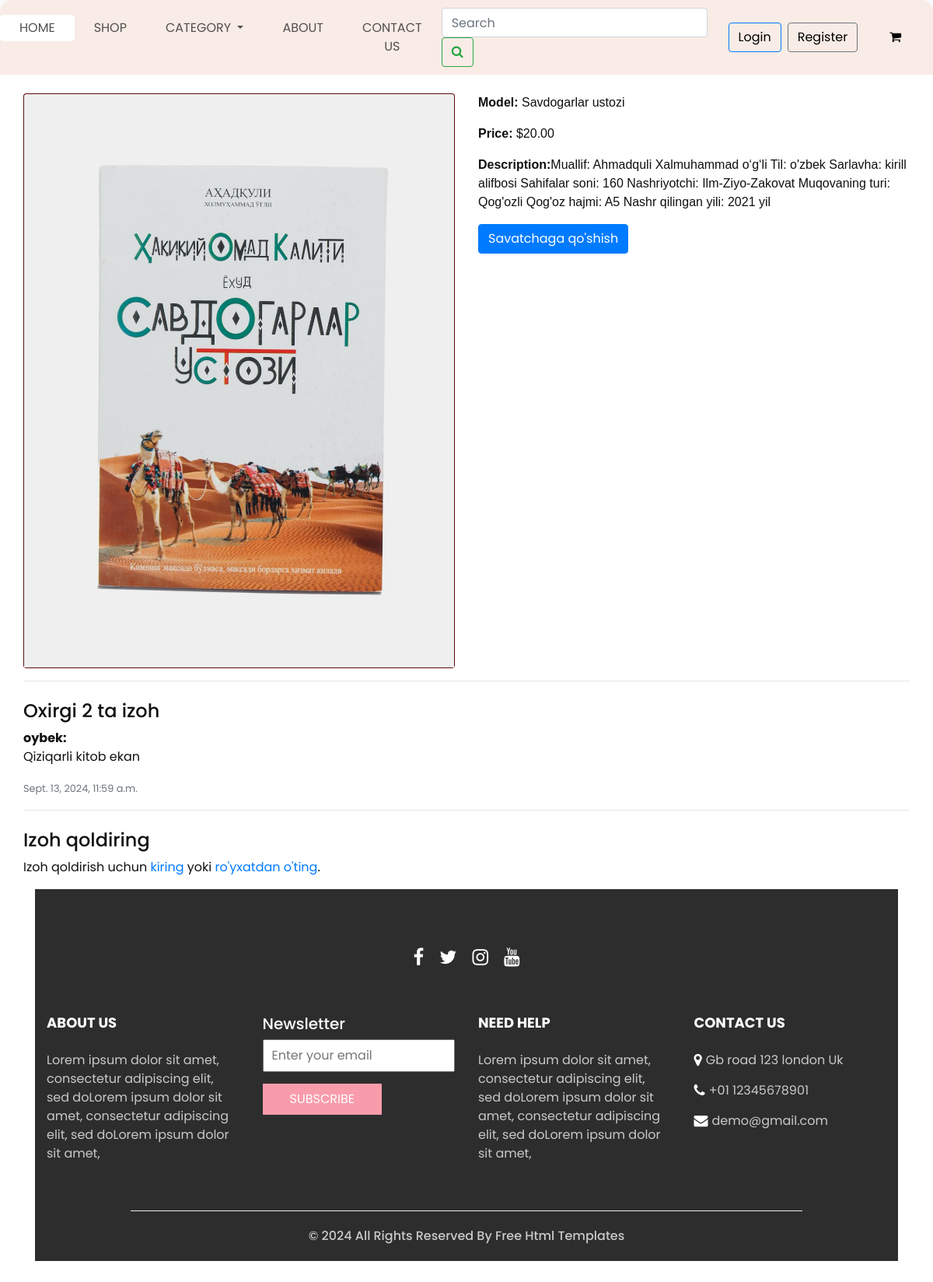
/detail/6/, run on the app's committed database.
### main/models.py (models this page shows, shortened)
class Product(models.Model):
    name = models.CharField(max_length=100)
    description = models.TextField()
    price = models.DecimalField(max_digits=10, decimal_places=2)
    category = models.ForeignKey(Category, related_name='products', on_delete=models.CASCADE)
    added_at = models.DateTimeField(auto_now_add=True)
    image = models.ImageField(upload_to='product_images/')
    is_new = models.BooleanField(default=False)  # New product flag

class Comment(models.Model):
    product = models.ForeignKey(Product, on_delete=models.CASCADE, related_name='comments')
    user = models.ForeignKey(User, on_delete=models.SET_NULL, null=True, blank=True)  # Foydalanuvchi majburiy emas
    text = models.TextField()
    created_at = models.DateTimeField(auto_now_add=True)

### main/views.py (the view)
# urls.py: path('detail/<int:id>/', detail, name='detail'),
def detail(request, id):
    product = get_object_or_404(Product, id=id)
    comments = product.comments.order_by('-created_at')[:2]
    if request.method == 'POST':
        form = CommentForm(request.POST)
        if form.is_valid():
            comment = form.save(commit=False)
            if request.user.is_authenticated:
                comment.user = request.user
            comment.product = product
            comment.save()
            return redirect('main:detail', id=product.id)
    else:
        form = CommentForm()
    context = {
        'product': product,
        'comments': comments,
        'form': form
    }
    return render(request, 'product_detail.html', context)

### main/forms.py
class CommentForm(forms.ModelForm):
    class Meta:
        model = Comment
        fields = ['text']  # 'name' va 'email' maydonlari olib tashlangan

### templates/product_detail.html
{% extends 'base.html' %}
{% block content %}
<div class="container mt-4">
    <div class="row">
        <div class="col-md-6">
            <div class="card" style="background-color: #6e0f0f;">
                <img src="{{ product.image.url }}" alt="{{ product.name }}" class="img-fluid card-img-top">
            </div>
        </div>
        <div class="col-md-6">
            <p style="font-size: 16px; font-family: 'Calibri', sans-serif;">
                <strong>Model:</strong> {{ product.name }}
            </p>
            <p style="font-size: 16px; font-family: 'Calibri', sans-serif;">
                <strong>Price:</strong> ${{ product.price }}
            </p>
            <p style="font-size: 16px; font-family: 'Calibri', sans-serif;">
                <strong>Description:</strong>{{ product.description }}
            </p>
              <a href="{% url 'main:add_to_cart' product.id %}" class="btn btn-primary">Savatchaga qo'shish</a>
        </div>
    </div>
    <hr>
    <div class="comments-section mt-4">
        <h4>Oxirgi 2 ta izoh</h4>
        <ul class="list-unstyled">
            {% for comment in comments %}
            <li class="mb-3">
                <strong>
                    {% if comment.name %}
                        {{ comment.name }}:
                    {% elif comment.user %}
                        {{ comment.user.username }}:
                    {% else %}
                        Anonim:
                    {% endif %}
                </strong>
                <p>{{ comment.text }}</p>
                <small class="text-muted">{{ comment.created_at }}</small>
            </li>
            {% empty %}
                <li>Izohlar mavjud emas.</li>
            {% endfor %}
        </ul>
    </div>
    <hr>
    <div class="leave-comment mt-4">
        <h4>Izoh qoldiring</h4>
        {% if user.is_authenticated %}
            <form method="post" class="p-3" style="border: 1px solid #ccc; border-radius: 5px;">
                {% csrf_token %}
                {{ form.text.errors }}
                <textarea name="text" class="form-control" placeholder="Izohingizni yozing" rows="3" style="resize: none;"></textarea>
                <button type="submit" class="btn btn-primary mt-2">Izoh qoldirish</button>
            </form>
        {% else %}
            <p>Izoh qoldirish uchun <a href="{% url 'main:login' %}">kiring</a> yoki <a href="{% url 'main:register' %}">ro'yxatdan o'ting</a>.</p>
        {% endif %}
    </div>
</div>
{% endblock %}

### templates/base.html (shortened to what this page needs)
<!DOCTYPE html>
<html lang="en">
<head>
    <link rel="stylesheet" type="text/css" href="https://cdnjs.cloudflare.com/ajax/libs/OwlCarousel2/2.3.4/assets/owl.carousel.min.css" />
    <link rel="stylesheet" type="text/css" href="/static/css/bootstrap.css" />
    <link href="/static/css/style.css" rel="stylesheet" />
    <link href="/static/css/responsive.css" rel="stylesheet" />
</head>
<body>
    <header class="header_section">
        <nav class="navbar navbar-expand-lg navbar-light bg-light custom_nav-container w-100">
            <div class="collapse navbar-collapse" id="navbarSupportedContent">
                <ul class="navbar-nav mr-auto">
                    <li class="nav-item active">
                        <a class="nav-link" href="/">Home <span class="sr-only">(current)</span></a>
                    </li>
                    <li class="nav-item">
                        <a class="nav-link" href="/shop/">Shop</a>
                    </li>
                    <li class="nav-item dropdown">
                        <a class="nav-link dropdown-toggle" href="#" id="navbarDropdown" role="button" data-toggle="dropdown" aria-haspopup="true" aria-expanded="false">
                            {% if selected_category %}
                                {{ selected_category.name }}
                            {% else %}
                                Category
                            {% endif %}
                        </a>
                    </li>
                    <li class="nav-item">
                        <a class="nav-link" href="/about/">About</a>
                    </li>
                    <li class="nav-item">
                        <a class="nav-link" href="/contact/">Contact Us</a>
                    </li>
                </ul>
                <form class="form-inline mx-auto">
                    <input class="form-control mr-sm-2" type="search" placeholder="Search" aria-label="Search">
                    <button class="btn btn-outline-success my-2 my-sm-0" type="submit">
                        <i class="fa fa-search" aria-hidden="true"></i>
                    </button>
                </form>
                <div class="user_option ml-auto d-flex">
                    {% if user.is_authenticated %}
                        <form method="POST" action="{% url 'main:logout' %}">
                            {% csrf_token %}
                            <button type="submit" class="btn btn-outline-danger mr-2">
                                <i class="fa fa-sign-out" aria-hidden="true"></i> Logout
                            </button>
                        </form>
                    {% else %}
                        <a href="{% url 'main:login' %}" class="btn btn-outline-primary mr-2">Login</a>
                        <a href="{% url 'main:register' %}" class="btn btn-outline-secondary">Register</a>
                    {% endif %}
                    <a href="/cart/" class="nav-link">
                        <i class="fa fa-shopping-cart" aria-hidden="true"></i>
                    </a>
                </div>
            </div>
        </nav>
    </header>
    <main>
        {% block content %}
        {% endblock %}
    </main>
    <section class="info_section  layout_padding2-top">
        <div class="social_container">
            <div class="social_box">
                <a href="">
                    <i class="fa fa-facebook" aria-hidden="true"></i>
                </a>
                <a href="">
                    <i class="fa fa-twitter" aria-hidden="true"></i>
                </a>
                <a href="">
                    <i class="fa fa-instagram" aria-hidden="true"></i>
                </a>
                <a href="">
                    <i class="fa fa-youtube" aria-hidden="true"></i>
                </a>
            </div>
        </div>
        <div class="info_container ">
            <div class="container">
                <div class="row">
                    <div class="col-md-6 col-lg-3">
                        <h6>ABOUT US</h6>
                        <p>Lorem ipsum dolor sit amet, consectetur adipiscing elit, sed doLorem ipsum dolor sit amet, consectetur adipiscing elit, sed doLorem ipsum dolor sit amet,</p>
                    </div>
                    <div class="col-md-6 col-lg-3">
                        <div class="info_form ">
                            <h5>Newsletter</h5>
                            <form action="#">
                                <input type="email" placeholder="Enter your email">
                                <button>Subscribe</button>
                            </form>
                        </div>
                    </div>
                    <div class="col-md-6 col-lg-3">
                        <h6>NEED HELP</h6>
                        <p>Lorem ipsum dolor sit amet, consectetur adipiscing elit, sed doLorem ipsum dolor sit amet, consectetur adipiscing elit, sed doLorem ipsum dolor sit amet,</p>
                    </div>
                    <div class="col-md-6 col-lg-3">
                        <h6>CONTACT US</h6>
                        <div class="info_link-box">
                            <a href="">
                                <i class="fa fa-map-marker" aria-hidden="true"></i>
                                <span> Gb road 123 london Uk </span>
                            </a>
                            <a href="">
                                <i class="fa fa-phone" aria-hidden="true"></i>
                                <span>+01 12345678901</span>
                            </a>
                            <a href="">
                                <i class="fa fa-envelope" aria-hidden="true"></i>
                                <span> demo@gmail.com</span>
                            </a>
                        </div>
                    </div>
                </div>
            </div>
        </div>
        <footer class="footer_section">
            <div class="container">
                <p>&copy; <span id="displayYear"></span> All Rights Reserved By
                    <a href="https://html.design/">Free Html Templates</a>
                </p>
            </div>
        </footer>
    </section>
</body>
</html>

### static/css/style.css (style rules this page uses)
body { font-family: "poppins", sans-serif; color: #101010; background-color: #ffffff; }
.layout_padding2-top { padding-top: 45px; }
#navbarSupportedContent { width: 100%; background-color: #f9ece6; -webkit-box-pack: center; -ms-flex-pack: center; justify-content: center; padding: 10px 0; border-radius: 15px 15px 0 0; }
#navbarSupportedContent .navbar-nav .nav-link { padding: 5px 25px; color: #514f4f; text-align: center; text-transform: uppercase; border-radius: 5px; }
#navbarSupportedContent .nav-item.active .nav-link { background-color: #ffffff; }
a, a:hover, a:focus { text-decoration: none; }
.btn, .btn:focus { outline: none !important; -webkit-box-shadow: none; box-shadow: none; }
.custom_nav-container { z-index: 99999; padding: 0; -webkit-box-orient: vertical; -webkit-box-direction: normal; -ms-flex-direction: column; flex-direction: column; -webkit-box-align: center; -ms-flex-align: center; align-items: center; }
.user_option { display: -webkit-box; display: -ms-flexbox; display: flex; -webkit-box-align: center; -ms-flex-align: center; align-items: center; margin-left: 25px; }
.user_option a { margin-right: 25px; color: #000000; }
.info_section { position: relative; background-color: #2d2d2d; color: #ffffff; margin: 0 45px 45px; }
.info_section .social_container { -webkit-box-pack: center; -ms-flex-pack: center; justify-content: center; margin-top: 25px; margin-bottom: 30px; }
.info_section .social_container .social_box { display: -webkit-box; display: -ms-flexbox; display: flex; -webkit-box-align: center; -ms-flex-align: center; align-items: center; -webkit-box-pack: center; -ms-flex-pack: center; justify-content: center; }
.info_section .social_container .social_box a { margin: 0 10px; color: #ffffff; font-size: 24px; }
.info_section .info_form form input { outline: none; width: 100%; padding: 7px 10px; }
.info_section .info_form form button { padding: 8px 35px; outline: none; border: none; color: #ffffff; background: #f89cab; margin-top: 15px; text-transform: uppercase; }
.info_section .row > div { margin-top: 25px; }
.info_section a { text-transform: none; }
.info_section h6 { font-weight: bold; text-transform: uppercase; font-size: 18px; margin-bottom: 25px; }
.info_section p { color: #cbc9c9; }
.info_section .info_link-box a { display: -webkit-box; display: -ms-flexbox; display: flex; -webkit-box-align: center; -ms-flex-align: center; align-items: center; margin: 15px 0; }
.info_section .info_link-box a i { color: #ffffff; margin-right: 5px; font-size: 18px; }
.info_section .info_link-box a span { color: #cbc9c9; }
.footer_section { margin-top: 45px; font-weight: 500; }
.footer_section p { padding: 20px 0; margin: 0 auto; text-align: center; border-top: 1.5px solid #eeeeee; width: 80%; }
.footer_section a { color: #cbc9c9; }

### static/css/responsive.css (style rules this page uses)
@media (min-width: 1200px) { .container { max-width: 1170px; } }

### data on the page
Product: image (picture), name "Savdogarlar ustozi", price "20.00", description "Muallif: Ahmadquli Xalmuhammad o‘g‘li Til: o'zbek Sarlavha: kirill alifbosi Sahifalar soni: 160 Nashriyotchi: Ilm-Ziyo-Zakovat Muqovaning turi: Qog'ozli Qog'oz hajmi: A5 Nashr qilingan yili: 2021 yil"
Comment: user.username "oybek", text "Qiziqarli kitob ekan", created_at "Sept. 13, 2024, 11:59 a.m."
